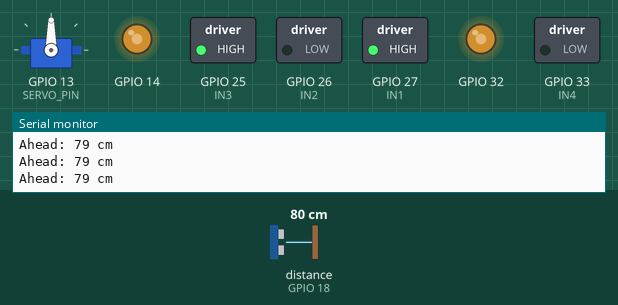
This sketch was run on a simulated ESP32. Parts: servo, switched loads named in the sketch (green lamp = pin HIGH), output pins drawn as LEDs (lit = HIGH), the last lines printed to the serial monitor. Wiring (inferred from the names in the program): ultrasonic range finder: trigger GPIO 5; echo GPIO 18. The test bench sets the inputs (shaded band); at power-on: distance to the obstacle (sensor on GPIO 18) 80 cm. The echo pulse lasts 58.3 µs per cm; pins used as bus, display or sensor lines are not drawn.

Above: at 3.2 s.
3.3 s: distance to the obstacle (sensor on GPIO 18) set to 30 cm
4.8 s: distance to the obstacle (sensor on GPIO 18) set to 23 cm
At 5.77 s:
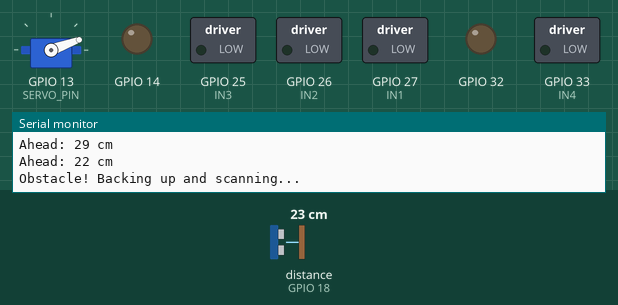
At 7.3 s:
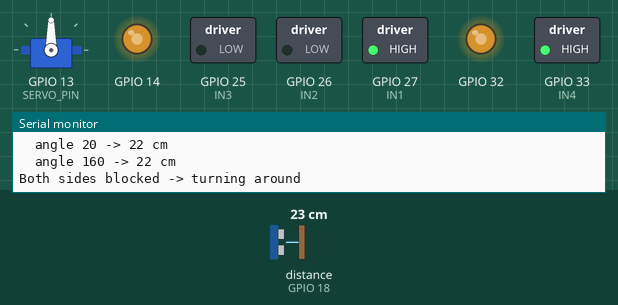
Timing chart, 0 to 13.8 s (numbered marks = the images above; inputs shaded):
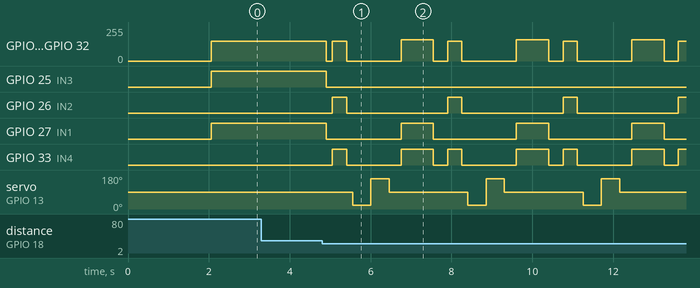

The sketch:

sketch_nov6a.ino
```cpp
// ===== Obstacle-avoiding robot with servo-mounted sensor (ESP32) =====
// L298N + 4 motors (2 per side), HC-SR04 on an SG90 servo

#include <ESP32Servo.h>

// ---- Pins ----
const int ENA = 14, IN1 = 27, IN2 = 26;   // left motors
const int IN3 = 25, IN4 = 33, ENB = 32;   // right motors
const int TRIG = 5, ECHO = 18;            // ECHO through voltage divider
const int SERVO_PIN = 13;

// ---- Tuning ----
const int SPEED      = 150;   // keep <= ~170 on 3 cells so TT motors don't overheat
const int TURN_SPEED = 160;
const int SAFE_CM    = 25;    // obstacle closer than this -> avoid
const int BACK_MS    = 350;   // reverse time
const int TURN_MS    = 400;   // roughly a 90 degree turn - adjust on your floor

const int LOOK_RIGHT  = 20;   // servo angles - swap if it looks the wrong way
const int LOOK_CENTER = 90;
const int LOOK_LEFT   = 160;

Servo eye;
ESP32PWM pwmA, pwmB;

// ---------- Motors ----------
void setMotors(int leftSpeed, int rightSpeed) {
  digitalWrite(IN1, leftSpeed > 0);
  digitalWrite(IN2, leftSpeed < 0);
  pwmA.write(abs(leftSpeed));

  digitalWrite(IN3, rightSpeed > 0);
  digitalWrite(IN4, rightSpeed < 0);
  pwmB.write(abs(rightSpeed));
}

void forward()    { setMotors( SPEED,       SPEED); }
void backward()   { setMotors(-SPEED,      -SPEED); }
void turnLeft()   { setMotors(-TURN_SPEED,  TURN_SPEED); }
void turnRight()  { setMotors( TURN_SPEED, -TURN_SPEED); }
void stopMotors() { setMotors(0, 0); }

// ---------- Ultrasonic ----------
long readDistanceCm() {
  digitalWrite(TRIG, LOW);  delayMicroseconds(2);
  digitalWrite(TRIG, HIGH); delayMicroseconds(10);
  digitalWrite(TRIG, LOW);
  long duration = pulseIn(ECHO, HIGH, 30000);
  if (duration == 0) return 999;            // no echo = nothing in range
  return duration * 0.0343 / 2;
}

// Take 3 readings and keep the closest one (safest choice)
long getDistance() {
  long best = 999;
  for (int i = 0; i < 3; i++) {
    long d = readDistanceCm();
    if (d < best) best = d;
    delay(15);
  }
  return best;
}

// Point the sensor somewhere and measure
long lookAt(int angle) {
  eye.write(angle);
  delay(400);                 // give the servo time to get there
  long d = getDistance();
  Serial.print("  angle "); Serial.print(angle);
  Serial.print(" -> "); Serial.print(d); Serial.println(" cm");
  return d;
}

// ---------- Setup ----------
void setup() {
  Serial.begin(115200);

  pinMode(IN1, OUTPUT); pinMode(IN2, OUTPUT);
  pinMode(IN3, OUTPUT); pinMode(IN4, OUTPUT);
  pinMode(TRIG, OUTPUT); pinMode(ECHO, INPUT);

  // Let the servo library and the motor PWM share the ESP32's timers safely
  ESP32PWM::allocateTimer(0);
  ESP32PWM::allocateTimer(1);
  ESP32PWM::allocateTimer(2);
  ESP32PWM::allocateTimer(3);

  pwmA.attachPin(ENA, 1000, 8);   // 1 kHz, 0-255 speed
  pwmB.attachPin(ENB, 1000, 8);

  eye.setPeriodHertz(50);
  eye.attach(SERVO_PIN, 500, 2400);
  eye.write(LOOK_CENTER);

  stopMotors();
  Serial.println("Robot ready - starting in 2 seconds");
  delay(2000);
}

// ---------- Main loop ----------
void loop() {
  long d = getDistance();
  Serial.print("Ahead: "); Serial.print(d); Serial.println(" cm");

  if (d > SAFE_CM) {          // path clear
    forward();
    delay(50);
    return;
  }

  // ---- Obstacle ahead ----
  Serial.println("Obstacle! Backing up and scanning...");
  stopMotors();  delay(150);
  backward();    delay(BACK_MS);
  stopMotors();  delay(150);

  long right = lookAt(LOOK_RIGHT);
  long left  = lookAt(LOOK_LEFT);
  eye.write(LOOK_CENTER);
  delay(300);

  if (right <= SAFE_CM && left <= SAFE_CM) {
    Serial.println("Both sides blocked -> turning around");
    turnRight(); delay(TURN_MS * 2);
  } else if (right >= left) {
    Serial.println("Turning right");
    turnRight(); delay(TURN_MS);
  } else {
    Serial.println("Turning left");
    turnLeft();  delay(TURN_MS);
  }
  stopMotors();
  delay(150);
}
```

Measured:
- the behaviour switches between 27 and 26 cm on distance to the obstacle (sensor on GPIO 18) (found by bisection; images 0 and 1)
- after the input at 4.8 s, GPIO 14: 150/255 → 0/255 after 0.10 s, then repeats every 2.9 s: 150/255 0.35 s, 0/255 1.4 s, 160/255 0.80 s, 0/255 0.35 s; GPIO 25 (IN3): HIGH → LOW after 0.10 s
